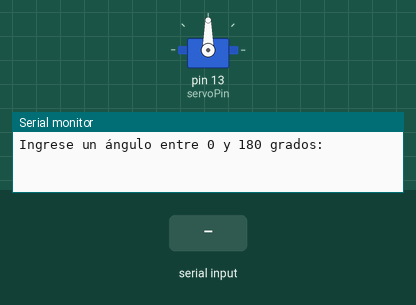
The sketch below on a simulated Arduino Uno, built with avr-gcc and run on an emulated ATmega328P. Shown: servo, the last lines printed to the serial monitor. Inputs (shaded band) come from the test bench.

Above: at 1.2 s.
1.3 s: "90,45\n" received over Serial
At 2.6 s:
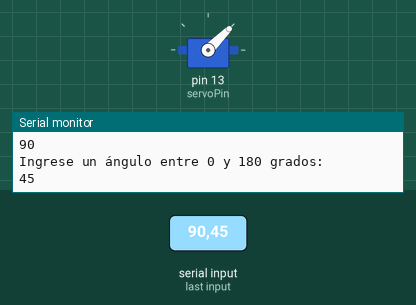
3.8 s: "30,150\n" received over Serial
At 5.7 s:
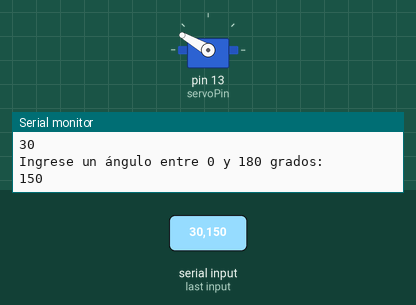
6.3 s: "5\n" received over Serial
At 6.8 s:
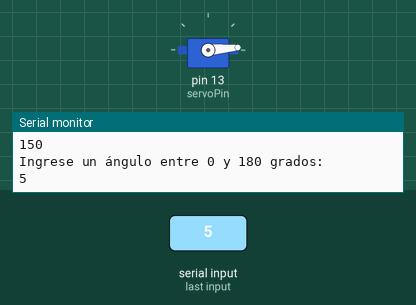
7.8 s: "90\n" received over Serial
At 9.2 s:
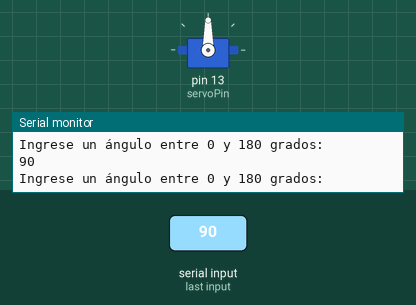
Timing chart, 0 to 10.3 s (numbered marks = the images above; inputs shaded):
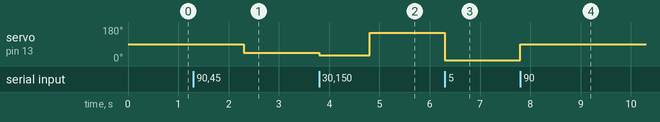

The sketch:

ServoMotorEjemplo1.ino
```cpp
#include <Servo.h>
// Define el pin al que está conectado el servomotor
const int servoPin = 13;

// Crea un objeto Servo
Servo servoMotor;

// Variable para almacenar el ángulo actual del servomotor
int anguloActual = 90;  // Empieza en 90 grados o cualquier posición inicial deseada

void setup() {
  // Inicializa el puerto serie a una velocidad de 9600 baudios
  Serial.begin(9600);
  // Adjunta el objeto Servo al pin del servo
  servoMotor.attach(servoPin);
}

void loop() {
  // Variable para almacenar el nuevo ángulo deseado
  int nuevoAngulo;

  // Solicitar al usuario que ingrese el nuevo ángulo
  Serial.println("Ingrese un ángulo entre 0 y 180 grados:");

  // Esperar a que el usuario ingrese un valor
  while (!Serial.available());

  // Leer el valor ingresado por el usuario
  nuevoAngulo = Serial.parseInt();

  // Limpiar el buffer del puerto serie
  while (Serial.available() > 0) {
    Serial.read();
  }

  // Limitar el nuevo ángulo dentro del rango de 0 a 180 grados
  nuevoAngulo = constrain(nuevoAngulo, 0, 181);
  Serial.println(nuevoAngulo);

  // Verificar si el nuevo ángulo está dentro del rango válido
  if (nuevoAngulo >= 0 && nuevoAngulo <= 180) {
    // Mover el servomotor solo si el nuevo ángulo es diferente al ángulo actual
    if (nuevoAngulo != anguloActual) {
      // Mover el servomotor al nuevo ángulo especificado
      servoMotor.write(nuevoAngulo);

      // Actualizar el ángulo actual
      anguloActual = nuevoAngulo;
    }
  } else {
    Serial.println("Ingresa un valor correcto de 0 a 180");
  }

  // Puedes ajustar este valor según la velocidad de respuesta de tu servomotor
  delay(1000);
}
```

Measured:
- after the input at 1.3 s, servo on pin 13 (servoPin): 90° → 45° after 1.0 s
- after the input at 3.8 s, servo on pin 13 (servoPin): 45° → 30° at once, → 150° 1.0 s later
- after the input at 6.3 s, servo on pin 13 (servoPin): 150° → 5° at once
- after the input at 7.8 s, servo on pin 13 (servoPin): 5° → 90° at once
